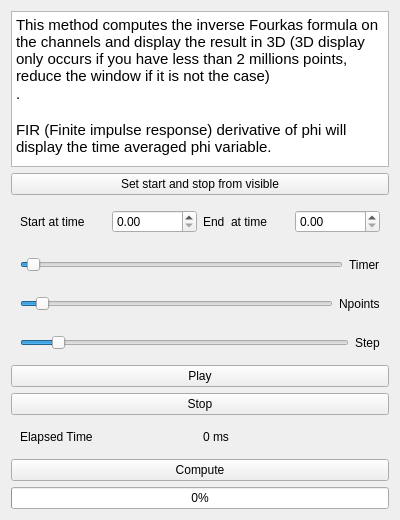
<?xml version="1.0" encoding="UTF-8"?>
<ui version="4.0">
 <class>Form</class>
 <widget class="QWidget" name="Form">
  <property name="geometry">
   <rect>
    <x>0</x>
    <y>0</y>
    <width>400</width>
    <height>520</height>
   </rect>
  </property>
  <property name="windowTitle">
   <string>Form</string>
  </property>
  <layout class="QVBoxLayout" name="verticalLayout">
   <item>
    <widget class="QTextEdit" name="textEdit">
     <property name="html">
      <string>&lt;!DOCTYPE HTML PUBLIC &quot;-//W3C//DTD HTML 4.0//EN&quot; &quot;http://www.w3.org/TR/REC-html40/strict.dtd&quot;&gt;
&lt;html&gt;&lt;head&gt;&lt;meta name=&quot;qrichtext&quot; content=&quot;1&quot; /&gt;&lt;meta charset=&quot;utf-8&quot; /&gt;&lt;style type=&quot;text/css&quot;&gt;
p, li { white-space: pre-wrap; }
&lt;/style&gt;&lt;/head&gt;&lt;body style=&quot; font-family:'Ubuntu'; font-size:11pt; font-weight:400; font-style:normal;&quot;&gt;
&lt;p style=&quot; margin-top:0px; margin-bottom:0px; margin-left:0px; margin-right:0px; -qt-block-indent:0; text-indent:0px;&quot;&gt;This method computes the inverse Fourkas formula on the channels and display the result in 3D (3D display only occurs if you have less than 2 millions points, reduce the window if it is not the case)&lt;/p&gt;
&lt;p style=&quot; margin-top:0px; margin-bottom:0px; margin-left:0px; margin-right:0px; -qt-block-indent:0; text-indent:0px;&quot;&gt;.&lt;/p&gt;
&lt;p style=&quot;-qt-paragraph-type:empty; margin-top:0px; margin-bottom:0px; margin-left:0px; margin-right:0px; -qt-block-indent:0; text-indent:0px;&quot;&gt;&lt;br /&gt;&lt;/p&gt;
&lt;p style=&quot; margin-top:0px; margin-bottom:0px; margin-left:0px; margin-right:0px; -qt-block-indent:0; text-indent:0px;&quot;&gt;FIR (Finite impulse response) derivative of phi will display the time averaged phi variable. &lt;/p&gt;&lt;/body&gt;&lt;/html&gt;</string>
     </property>
    </widget>
   </item>
   <item>
    <widget class="QPushButton" name="startstopbutton">
     <property name="text">
      <string>Set start and stop from visible</string>
     </property>
    </widget>
   </item>
   <item>
    <widget class="QWidget" name="widget_2" native="true">
     <layout class="QHBoxLayout" name="horizontalLayout_2">
      <item>
       <widget class="QLabel" name="label_3">
        <property name="text">
         <string>Start at time</string>
        </property>
       </widget>
      </item>
      <item>
       <widget class="QDoubleSpinBox" name="startbox"/>
      </item>
      <item>
       <widget class="QLabel" name="label_4">
        <property name="text">
         <string>End  at time</string>
        </property>
       </widget>
      </item>
      <item>
       <widget class="QDoubleSpinBox" name="stopbox"/>
      </item>
     </layout>
    </widget>
   </item>
   <item>
    <widget class="QWidget" name="widget" native="true">
     <layout class="QHBoxLayout" name="horizontalLayout">
      <item>
       <widget class="QLabeledSlider" name="timerslider">
        <property name="maximum">
         <number>500</number>
        </property>
        <property name="value">
         <number>10</number>
        </property>
        <property name="tracking">
         <bool>true</bool>
        </property>
        <property name="orientation">
         <enum>Qt::Horizontal</enum>
        </property>
       </widget>
      </item>
      <item>
       <widget class="QLabel" name="label">
        <property name="text">
         <string>Timer</string>
        </property>
       </widget>
      </item>
     </layout>
    </widget>
   </item>
   <item>
    <widget class="QWidget" name="widget_3" native="true">
     <layout class="QHBoxLayout" name="horizontalLayout_3">
      <item>
       <widget class="QLabeledSlider" name="npointsslider">
        <property name="maximum">
         <number>1000</number>
        </property>
        <property name="value">
         <number>50</number>
        </property>
        <property name="orientation">
         <enum>Qt::Horizontal</enum>
        </property>
       </widget>
      </item>
      <item>
       <widget class="QLabel" name="label_2">
        <property name="text">
         <string>Npoints</string>
        </property>
       </widget>
      </item>
     </layout>
    </widget>
   </item>
   <item>
    <widget class="QWidget" name="widget_4" native="true">
     <layout class="QHBoxLayout" name="horizontalLayout_4">
      <item>
       <widget class="QLabeledSlider" name="stepslider">
        <property name="maximum">
         <number>1000</number>
        </property>
        <property name="value">
         <number>100</number>
        </property>
        <property name="orientation">
         <enum>Qt::Horizontal</enum>
        </property>
       </widget>
      </item>
      <item>
       <widget class="QLabel" name="label_5">
        <property name="text">
         <string>Step</string>
        </property>
       </widget>
      </item>
     </layout>
    </widget>
   </item>
   <item>
    <widget class="QPushButton" name="playbutton">
     <property name="text">
      <string>Play</string>
     </property>
    </widget>
   </item>
   <item>
    <widget class="QPushButton" name="stopbutton">
     <property name="text">
      <string>Stop</string>
     </property>
    </widget>
   </item>
   <item>
    <widget class="QWidget" name="widget_5" native="true">
     <layout class="QHBoxLayout" name="horizontalLayout_5">
      <item>
       <widget class="QLabel" name="label_6">
        <property name="text">
         <string>Elapsed Time</string>
        </property>
       </widget>
      </item>
      <item>
       <widget class="QLabel" name="elapsedtime">
        <property name="text">
         <string>0 ms</string>
        </property>
       </widget>
      </item>
     </layout>
    </widget>
   </item>
   <item>
    <widget class="QPushButton" name="computebutton">
     <property name="text">
      <string>Compute</string>
     </property>
    </widget>
   </item>
   <item>
    <widget class="QProgressBar" name="progressBar">
     <property name="value">
      <number>0</number>
     </property>
    </widget>
   </item>
  </layout>
 </widget>
 <customwidgets>
  <customwidget>
   <class>QLabeledSlider</class>
   <extends>QSlider</extends>
   <header location="global">superqt</header>
  </customwidget>
 </customwidgets>
 <resources/>
 <connections/>
</ui>
